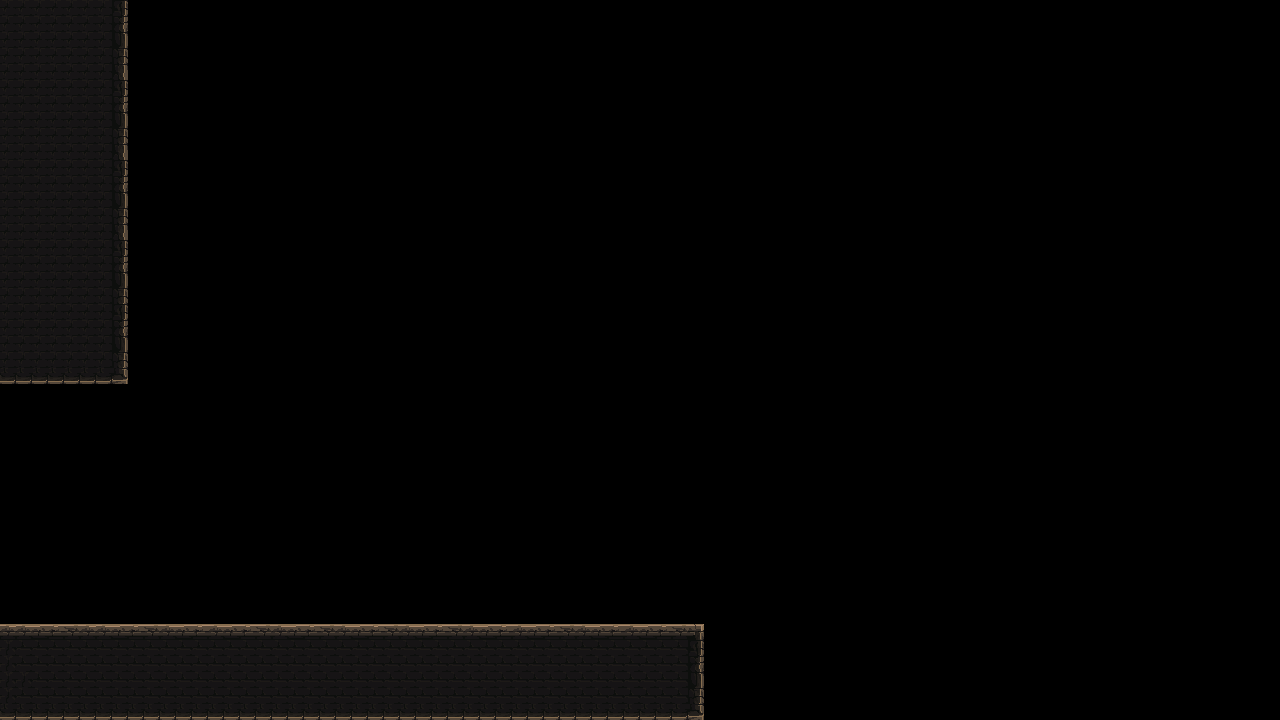

This is a level from a 2D game, rendered from its Tiled map with the project's own tilesets. A one-line summary and the map file follow, with tile-layer data summarised:
An orthogonal 80x45 tile map with 16x16 px tiles, 1 tile layer (platform).

<map version="1.4" tiledversion="1.4.3" orientation="orthogonal" renderorder="right-down" width="80" height="45" tilewidth="16" tileheight="16" infinite="0" nextlayerid="3" nextobjectid="1">
 <tileset firstgid="1" name="mainlevbuild_A" tilewidth="16" tileheight="16" tilecount="4096" columns="64">
  <image source="mainlevbuild_A.png" width="1024" height="1024" />
 </tileset>
 <layer id="1" name="platform" width="80" height="45">
  <data>[3600 cells, 456 non-empty, 15 distinct tile ids]</data>
 </layer>
</map>
